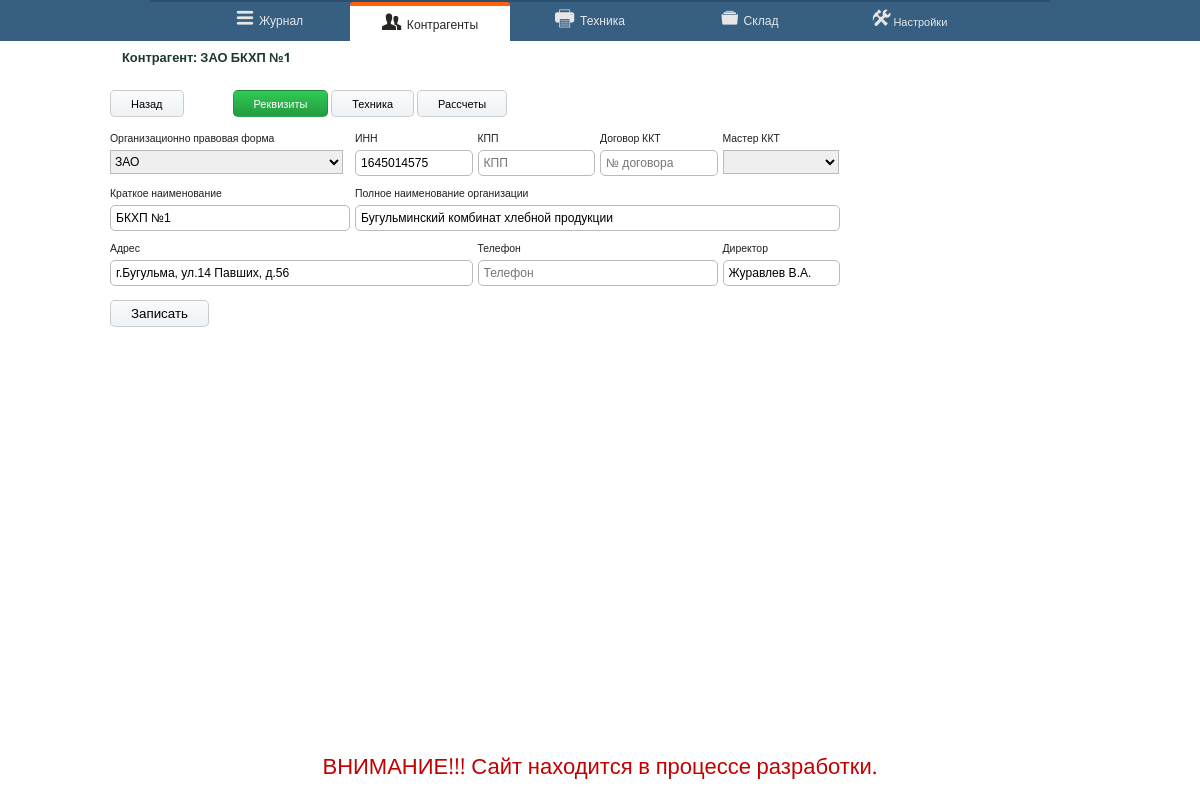
The app's page /?page=clientedit&clid=11 with its own data.
### tables this page shows
CREATE TABLE `client` (
  `clid` int(11) NOT NULL AUTO_INCREMENT,
  `clname` varchar(255) DEFAULT NULL,
  `shortname` varchar(45) DEFAULT NULL,
  `inn` varchar(45) DEFAULT NULL,
  `kpp` varchar(45) DEFAULT NULL,
  `adress` varchar(45) DEFAULT NULL,
  `telephone` varchar(45) DEFAULT NULL,
  `director` varchar(45) DEFAULT NULL,
  `contract` varchar(45) DEFAULT NULL,
  `master` varchar(45) DEFAULT NULL,
  `opf` varchar(45) DEFAULT NULL,
  PRIMARY KEY (`clid`)
);

### index.php (called while the page is built, shortened)
<?php
include_once ('layout/clienteditget.php');
include_once ('layout/header.php');
include_once("layout/$page.php");
include_once('layout/footer.php');
?>

### layout/clienteditget.php (called while the page is built, shortened)
<?php
 			$shortname = '';
 			$name =  '';
 			$opf = '';
 			$inn = '';
 			$kpp = '';
 			$adress = '';
 			$telephone = '';
 			$director = '';
 			$contract = '';
 			$master = '';
 ?>
 <?php
 if (isset($_GET['page'])){
 	$page = $_GET['page'];
 	if ($page == 'clientedit'){
 		$clid = $_GET['clid'];
 		if ($clid == 'new'){
 			$page_title = 'Добавление контрагента';
 			$shortname = '';
 			$name =  '';
 			$opf = '';
 			$inn = '';
 			$kpp = '';
 			$adress = '';
 			$telephone = '';
 			$director = '';
 			$contract = '';
 			$master = '';
 		}else{
 			$query = "SELECT * FROM client WHERE clid = $clid";
 			if ($stmt = $mysqli->prepare($query)){
 				$stmt->execute();
 				$stmt->bind_result($idclient,$name,$shortname,$inn,$kpp,$adress,$telephone,$director,$contract,$master,$opf);
 			}
 		}
 		}
 }
 ?>

### layout/clientedit.php (the view, shortened to what this page needs)
<div class="container">
	<div id="content">
		<div class="row40">
			<div class="col-1-8">
				<a href="<?php echo $backlink; ?>"><div class="btn pos">Назад</div></a>
			</div>
	<div class="col-7-8">
				<a href="?page=clientedit&clid=<?php echo $clid; ?>" class="btn sel">Реквизиты</a>
				<a href="?page=clienttech&clid=<?php echo $clid; ?>" class="btn">Техника</a>
				<a href="<?php echo $backlink; ?>" class="btn">Раcсчеты</a>
			</div>
		</div>
		<div class="addclient">
			<form action="" method="POST" class="client-form">
				<div class="row">
					<div class="col-2-8">
						<div class="row-title">
							<label for="opf">Организационно правовая форма</label>
						</div>
						<div class="row-fill">
							<?php
							include ('components/db_connection.php');
							$query = "SELECT * FROM opf ORDER BY name";
							if ($stmt = $mysqli->prepare($query)){
								echo "<select class='list-dropdown' name='opf'>";
								echo "<option>";
								echo $opf;
								echo "</option>";
								echo "</select>";
							}
							?>
						</div>
					</div>
					<div class="col-1-8">
						<div class="row-title">
							<label for="inn">ИНН</label>
						</div>
						<div class="row-fill">
							<input class="inputfield" id="inn" type="text" name="inn" placeholder="ИНН" value="<?php echo $inn ?>">
						</div>
					</div>
					<div class="col-1-8">
						<div class="row-title">
							<label for="inn">КПП</label>
						</div>
						<div class="row-fill">
							<input class="inputfield" id="inn" type="text" name="kpp" placeholder="КПП" value="<?php echo $kpp ?>">
						</div>
					</div>
					<div class="col-1-8">
						<div class="row-title">
							<label for="contract">Договор ККТ</label>
						</div>
						<div class="row-fill">
							<input class="inputfield" id="contract" type="text" name="contract" placeholder="№ договора" value="<?php echo $contract ?>">
						</div>
					</div>
					<div class="col-1-8">
						<div class="row-title">
							<label for="master">Мастер ККТ</label>
						</div>
						<div class="row-fill">
							<?php
							include ('components/db_connection.php');
							$query = "SELECT * FROM master ORDER BY name";
							if ($stmt2 = $mysqli->prepare($query)){
								$stmt2->execute();
								$stmt2->bind_result($id2, $name2, $depart2);
								echo "<select class='list-dropdown' name='master'>";
								echo "<option>";
								echo "</option>";
								while ($stmt2->fetch()){
									echo "<option value='$name2'>";
									echo "</option>";
								}
								echo "</select>";
							}
							?>
						</div>
					</div>
				</div>
				<div class="row">
					<div class="col-2-8">
						<div class="row-title">
							<label for="shortname">Краткое наименование</label>
						</div>
						<div class="row-fill">
							<input class="inputfield" id="shortname" type="text" name="shortname" placeholder="Наименование или Ф.И.О." value="<?php echo $shortname ?>">
						</div>
					</div>
					<div class="col-4-8">
						<div class="row-title">
							<label for="name">Полное наименование организации</label>
						</div>
						<div class="row-fill">
							<input class="inputfield" id="name" type="text" name="name" placeholder="Полное наименование" value="<?php echo $name ?>">
						</div>
					</div>
				</div>
				<div class="row40">
					<div class="col-3-8">
						<div class="row-title">
							<label for="adress">Адрес</label>
						</div>
						<div class="row-fill">
							<input class="inputfield" id="adress" type="text" name="adress" placeholder="Адрес" value="<?php echo $adress ?>">
						</div>
					</div>
					<div class="col-2-8">
						<div class="row-title">
							<label for="telephone">Телефон</label>
						</div>
						<div class="row-fill">
							<input class="inputfield" id="telephone" type="text" name="telephone" placeholder="Телефон" value="<?php echo $telephone ?>">
						</div>
					</div>
					<div class="col-1-8">
						<div class="row-title">
							<label for="director">Директор</label>
						</div>
						<div class="row-fill">
							<input class="inputfield" id="director" type="text" name="director" placeholder="Ф.И.О. Директора" value="<?php echo $director ?>">
						</div>
					</div>
				</div>
				<div class="row">
					<div class="col-2-4">
						<div class="row-title">
						</div>
						<div class="row-fill">
							<input class="btn pos" type="submit" name="submit" value="Записать">
						</div>
					</div>
				</div>
			</form>
		</div>
	</div>
</div>

### layout/header.php (shortened to what this page needs)
<!DOCTYPE html>
<html>
<head>
    <link rel="stylesheet" type="text/css" href="css/form.css">
	<link rel="stylesheet" type="text/css" href="css/ionicons.min.css">
</head>
<body>
<?php
    if (isset($_GET['clid'])) {
        $clid = $_GET['clid'];
    }
 ?>
	<?php
if (isset($_GET['page'])){
    $selected = $_GET['page'];
    switch ( $selected) {
        case 'clientedit':
         if ($_GET['clid'] == 'new'){
            $page_title ='Добавление контрагента (РАБОТАЕТ)';
        }else{
            $page_title ='Контрагент: '. $opf . ' ' . $shortname;
        }
        $a2 = '';
        $a3 = 'selected';
        $a4 = '';
        $a5 = '';
        $a6 = '';
        break;
    }
}
?>
<?php
if (isset($_SERVER['HTTP_REFERER'])){
    $backlink = $_SERVER['HTTP_REFERER'];
}
 ?>
<div class="top-header">
<div class="row-auto">
<div class="navbar">
    <ul class="navbar-ul">
        <li>
    <a href="?page=journal">
        <div class="navbar-item <?php echo $a2; ?>">
                <span class="ion-navicon-round sbf">
                    <span class="default" >Журнал</span>
                </span>
        </div>
    </a>
        </li>
    <li>
    <a href="?page=client">
        <div class="navbar-item <?php echo $a3; ?>">
                <span class="ion-person-stalker sbf">
                   <span class="default">Контрагенты</span>
                </span>
        </div>
    </a>
    </li>
    <li>
    <a href="?page=object">
        <div class="navbar-item  <?php echo $a4; ?>">
                <span class="ion-printer sbf">
                    <span class="default">Техника</span>
                </span>
        </div>
    </a>
    </li>
    <li>
    <a href="?page=store">
        <div class="navbar-item <?php echo $a5; ?>">
                <span class="ion-filing sbf">
            <span class="default">Склад</span>
                </span>
        </div>
    </a>
    </li>
    <li>
    <a href="?page=settings">
        <div class="navbar-item <?php echo $a6; ?>">
            <span class="ion-settings sbf"></span>
                <span>Настройки</span>
        </div>
    </a>
    </li>
    </ul>
</div>
</div>
<div class="row30">
    <div class="page-title">
        <div class="col-7-8">
            <h3><?php echo $page_title; ?></h3>
        </div>
    </div>
</div>
 </div>

### css/form.css (style rules this page uses)
html { height: 100%; }
a { padding: 0; margin: 0; }
.navbar-ul { list-style: none; display: inline-flex; color: #FFFFFF; margin: 0 auto; height: 39px; text-align: center; }
.selected { background-color: #fff; color: #272822; border-top: 4px solid #FF600A; }
.top-header { height: 90px; width: 100%; background-color: #FFF; position: fixed; top: 0; }
.navbar { border-top: 2px solid #2D4F6B; width: 900px; margin: auto; padding: 0; background-color: #375F81 ; color: #fff; }
.navbar a { color: #E6E6E6; }
.navbar-item { width: 160px; text-align: center; height: 39px; border-top-left-radius: 3px; border-top-right-radius: 3px; padding: 0; margin: 0; }
.page-title { top: 47px; width: 980px; padding-left: 10px; margin: auto; }
body { width: 100%; color: #1F1F1F; font-family: 'Open Sans', sans-serif; font-size: 11px; margin: 0; padding: 0; }
.btn { background-image: linear-gradient(-180deg, #fafbfc 0%, #eff3f6 90%); text-align: center; }
.sel { color: #fff; background-image: linear-gradient(-180deg, #2fcb53 0%, #269f42 90%); border-color: rgba(27,31,35,0.5); }
.btn { display: inline-block; border: 1px solid rgba(27,31,35,0.2); border-radius: 5px; cursor: pointer; text-align: center; max-width: 250px; padding: 5px 20px; }
a { text-decoration: none; color: #000 }
h3 { color: #1e392a; padding: 7px; margin: auto; }
.row { width: 100%; height: 50px; display: block; margin-bottom: 5px; }
.row-auto { width: 100%; height: auto; background-color: #375F81 ; }
.row30 { width: 100%; height: 30px; }
.row40 { width: 100%; height: 40px; }
.row-title { width: 100%; height: 20px; }
.row-fill { width: 100%; height: 30px; }
.col-1-8 { width: 12.5%; display: inline-block; padding: 0; margin: 0; height: 100%; float: left; }
.col-2-8 { width: 25%; display: inline-block; padding: 0; margin: 0; height: 100%; float: left; }
.col-3-8 { width: 37.5%; display: inline-block; padding: 0; margin: 0; height: 100%; float: left; }
.col-4-8 { width: 50%; display: inline-block; padding: 0; margin: 0; height: 100%; float: left; }
.col-7-8 { width: 87.5%; display: inline-block; padding: 0; margin: 0; height: 100%; float: left; }
.col-2-4 { width: 50%; display: inline-block; padding: 0; margin: 0; height: 100%; float: left; }
.client-form label { font-size: 95%; }
.client-form select { padding: 0 ; margin-bottom: 5px; width: 95%; font-size: 110%; }
.inputfield { display: inline-block; float: left; border: 1px solid #BABABA; border-radius: 5px; font-size: 110%; background-color: #fff; padding: 5px 0 5px 5px ; margin-bottom: 5px; width: calc(100% - 12px); }
.pos { display: inline-block; float: left; }
.default { font-size: 55%; vertical-align: middle; padding: 0; margin: 0; }
.sbf { font-size: 200%; }
.container { width: 980px; margin: auto; }
#content { display: block; margin-top: 90px; width: 100%; }
.list-dropdown { display: inline-block; float: left; margin: 0; padding: 0; height: 24px; border: 1px solid #BABABA; width: 100%; }

### records on screen
client: page_title "Контрагент: ЗАО БКХП №1", opf "ЗАО", inn "1645014575", shortname "БКХП №1", name "Бугульминский комбинат хлебной продукции", adress "г.Бугульма, ул.14 Павших, д.56", director "Журавлев В.А."
